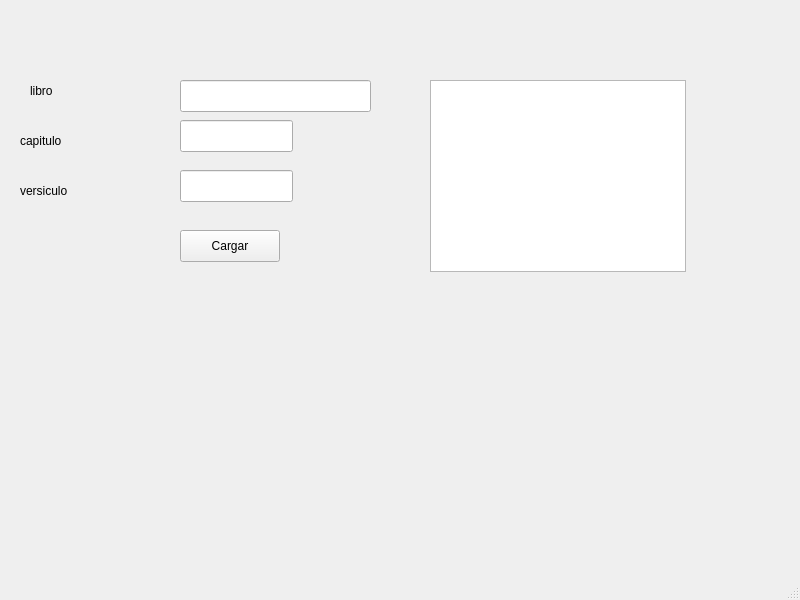
<?xml version="1.0" encoding="UTF-8"?>
<ui version="4.0">
 <class>NuevaVida</class>
 <widget class="QMainWindow" name="NuevaVida">
  <property name="geometry">
   <rect>
    <x>0</x>
    <y>0</y>
    <width>800</width>
    <height>600</height>
   </rect>
  </property>
  <property name="windowTitle">
   <string>MainWindow</string>
  </property>
  <widget class="QWidget" name="centralwidget">
   <widget class="QLabel" name="capitulo">
    <property name="geometry">
     <rect>
      <x>20</x>
      <y>130</y>
      <width>68</width>
      <height>22</height>
     </rect>
    </property>
    <property name="text">
     <string>capitulo</string>
    </property>
   </widget>
   <widget class="QLabel" name="versiculo_2">
    <property name="geometry">
     <rect>
      <x>20</x>
      <y>180</y>
      <width>68</width>
      <height>22</height>
     </rect>
    </property>
    <property name="text">
     <string>versiculo</string>
    </property>
   </widget>
   <widget class="QLabel" name="libro">
    <property name="geometry">
     <rect>
      <x>30</x>
      <y>80</y>
      <width>68</width>
      <height>22</height>
     </rect>
    </property>
    <property name="text">
     <string>libro</string>
    </property>
   </widget>
   <widget class="QLineEdit" name="libro_2">
    <property name="geometry">
     <rect>
      <x>180</x>
      <y>80</y>
      <width>191</width>
      <height>32</height>
     </rect>
    </property>
   </widget>
   <widget class="QLineEdit" name="capitulo_2">
    <property name="geometry">
     <rect>
      <x>180</x>
      <y>120</y>
      <width>113</width>
      <height>32</height>
     </rect>
    </property>
   </widget>
   <widget class="QLineEdit" name="versiculo">
    <property name="geometry">
     <rect>
      <x>180</x>
      <y>170</y>
      <width>113</width>
      <height>32</height>
     </rect>
    </property>
   </widget>
   <widget class="QPushButton" name="btn_Cargar">
    <property name="geometry">
     <rect>
      <x>180</x>
      <y>230</y>
      <width>100</width>
      <height>32</height>
     </rect>
    </property>
    <property name="text">
     <string>Cargar</string>
    </property>
   </widget>
   <widget class="QListWidget" name="lista">
    <property name="geometry">
     <rect>
      <x>430</x>
      <y>80</y>
      <width>256</width>
      <height>192</height>
     </rect>
    </property>
   </widget>
  </widget>
  <widget class="QMenuBar" name="menubar">
   <property name="geometry">
    <rect>
     <x>0</x>
     <y>0</y>
     <width>800</width>
     <height>32</height>
    </rect>
   </property>
  </widget>
  <widget class="QStatusBar" name="statusbar"/>
 </widget>
 <resources/>
 <connections/>
</ui>
